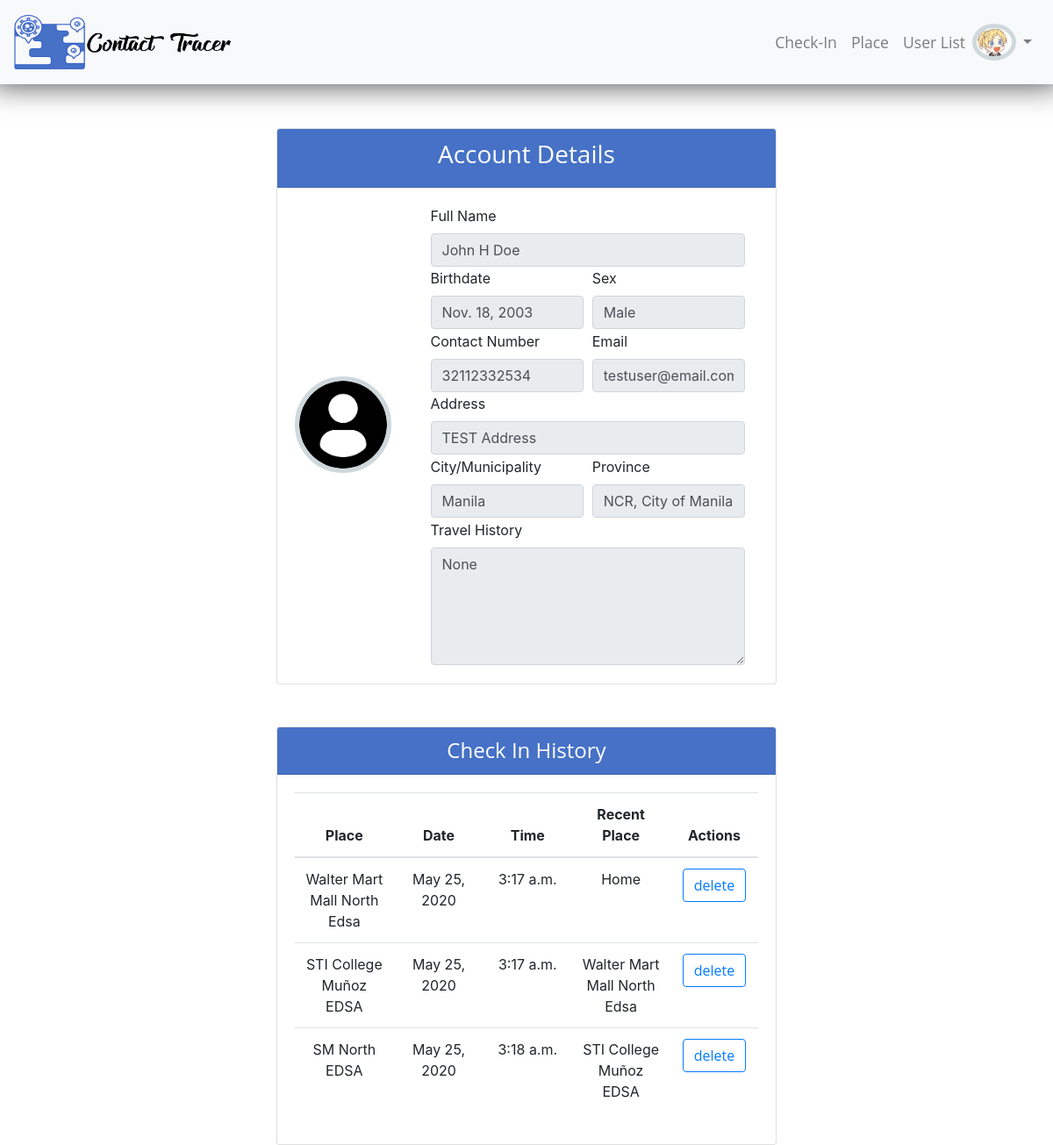
/user/2 (signed in), run on an earlier commit of the app's database.
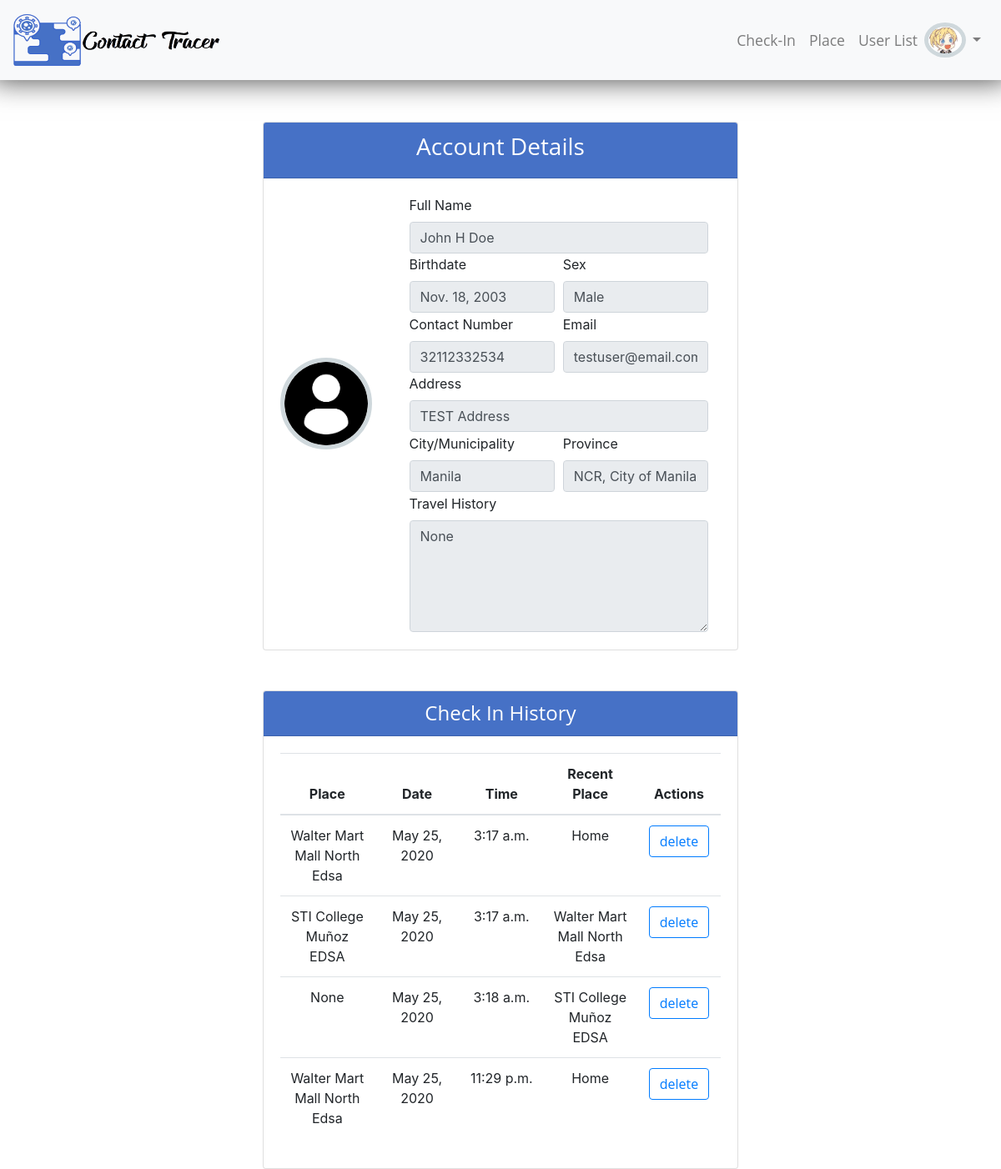
And on a later commit of the database.
### app/models.py (models this page shows, shortened)
class User(AbstractBaseUser, PermissionsMixin):
    email = models.EmailField(verbose_name='email address',max_length=255,unique=True,)
    date_joined = models.DateTimeField(('date joined'), auto_now_add=True)
    is_active = models.BooleanField(default=True)
    is_staff = models.BooleanField(default=False)
    is_superuser = models.BooleanField(default=False)
    sex_choices = (('Male', 'Male'),('Female', 'Female'),)
    first_name = models.CharField(('First Name'),max_length=255)
    middle_name = models.CharField(('Middle Name'),max_length=255,blank=True, null=True)
    last_name = models.CharField(('Last Name'),max_length=255)
    suffix = models.CharField(('Suffix'),max_length=255, blank=True)
    sex = models.CharField(('Sex'), max_length=10, choices=sex_choices)
    birthdate = models.DateField(('Birth date'), help_text='Format: yyyy-mm-dd', null=True)
    address = models.CharField(('Address'), max_length=255, blank=True, null=True, help_text='Apartment, suite, unit, building, floor, street, barangay')
    province = models.ForeignKey(Province, on_delete=models.SET_NULL, verbose_name='Province', null=True)
    city = models.ForeignKey(City, on_delete=models.SET_NULL, verbose_name='City/Municipality', null=True)
    contact_number = models.CharField(('Contact Number'), max_length=20)
    travel_history = models.CharField(('Travel History'), max_length=500, blank=True, null=True)
    image = models.ImageField(default="user.png", upload_to=profile_upload_path)
    USERNAME_FIELD = 'email'
    REQUIRED_FIELDS = []
    objects = UserManager()
    def full_name(self):
       full_name = '%s %s %s %s' % (self.first_name, self.middle_name, self.last_name, self.suffix)
       return full_name.strip()

class City(models.Model):
    province = models.ForeignKey(Province, on_delete=models.CASCADE)
    name = models.CharField(max_length=255)
    def __str__(self):
        name ='%s' % (self.name)
        return name.strip()
    class Meta:
        verbose_name_plural="Cities"

class Province(models.Model):
    name = models.CharField(max_length=255, null=True, blank=True)
    def __str__(self):
        name ='%s' % (self.name)
        return name.strip()
    verbose_name_plural="Province"

class CheckIn(models.Model):
    user = models.ForeignKey(settings.AUTH_USER_MODEL, on_delete=models.CASCADE, verbose_name="User")
    checkin_place = models.ForeignKey(Place, on_delete=models.SET_NULL, null=True, blank=True, related_name="now", )
    x = [('Home','Home'), ('Others','Others')]
    recent_place = models.CharField(("Recent place that have you been"),max_length=255, choices=x)
    recent_location = models.ForeignKey(Place, on_delete=models.SET_NULL, null=True, blank=True, related_name="recent", verbose_name="Please Select Place")
    date = models.DateField(auto_now_add=True)
    time = models.TimeField(auto_now_add=True)

class Place(models.Model):
    place = models.CharField(max_length=255)
    address = models.CharField(('Address'), max_length=255, blank=True, null=True, help_text='Apartment, suite, unit, building, floor, street, barangay')
    province = models.ForeignKey(Province, on_delete=models.CASCADE)
    city = models.ForeignKey(City, on_delete=models.CASCADE)
    image = models.ImageField(default="place.png",upload_to=place_upload_path)
    def __str__(self):
        return self.place

### app/decorators.py (the view)
    def wrapper_function(request, *args, **kwargs):
        group = None
        if group =='User':
            return redirect('place_create')
        else:
            return view_func(request, *args, **kwargs)

### app/views.py (called while the page is built)
@login_required(login_url='login')
@restricted_user
def UserDetailView(request,pk):
    data = User.objects.get(id=pk)
    data2 = CheckIn.objects.filter(user=data.id)
    context = {'data':data, 'data2':data2}
    return render(request, 'account/user_detail.html', context)

### app/Templates/account/user_detail.html (shortened to what this page needs)
{% extends 'base.html'%}
{% load static %}
{% load crispy_forms_tags%}
{% block content %}
<div class="col-md-6 mx-auto">
    <div class="card" id="profile">
        <div class="card-header">
            <h3 class="text-center">Account Details</h3>
        </div>
        <div class="card-body">
            <div class=row>
                <div class="mx-auto my-auto mb-5 text-center">
                    <img class="rounded-circle" src="{{data.image.url}}" alt="User Avatar" width="110">
                    <br><br>
                </div>
                <div class="col-lg-9">
                    <div class="col">
                        <div class="form-row">
                            <div class="form-group col-md-12">
                                <label for="feFirstName">Full Name</label>
                                <input type="text" class="form-control" value="{{data.full_name}}" readonly>
                            </div>
                        </div>
                        <div class="form-row">
                            <div class="form-group col-md-6">
                                <label>Birthdate</label>
                                <input class="form-control" value="{{data.birthdate}}" readonly>
                            </div>
                            <div class="form-group col-md-6">
                                <label>Sex</label>
                                <input class="form-control" value="{{data.sex}}" readonly>
                            </div>
                        </div>
                        <div class="form-row">
                            <div class="form-group col-md-6">
                                <label>Contact Number</label>
                                <input class="form-control" value="{{data.contact_number}}" readonly>
                            </div>
                            <div class="form-group col-md-6">
                                <label>Email</label>
                                <input class="form-control" value="{{data.email}}" readonly>
                            </div>
                        </div>
                        <div class="form-group">
                            <label>Address</label>
                            <input class="form-control" value="{{data.address}}" readonly>
                        </div>
                        <div class="form-row">
                            <div class="form-group col-md-6">
                                <label for="feInputCity">City/Municipality</label>
                                <input type="text" class="form-control" value="{{data.city}}" readonly>
                            </div>
                            <div class="form-group col-md-6">
                                <label for="feInputState">Province</label>
                                <input type="text" class="form-control" value="{{data.province}}" readonly>
                            </div>
                        </div>
                        <div class="form-group">
                            <label for="travel">Travel History</label>
                            <textarea class="form-control" id="travel" rows="5" readonly>{{data.travel_history}}</textarea>
                          </div>
                    </div>
                </div>
            </div>
        </div>
    </div>
</div>
<div class="col-md-6 mx-auto mt-5">
    <div class="card" id="">
        <div class="card-header text-center">
            <h4 class="my-auto">Check In History</h4>
        </div>
        <div class="card-body">
            <table class="table table-responsive-md" id="checkinlist">
                <thead>
                    <tr>
                        <th scope="col" class="text-center">Place</th>
                        <th scope="col" class="text-center">Date</th>
                        <th scope="col" class="text-center">Time</th>
                        <th scope="col" class="text-center">Recent Place</th>
                        <th scope="col" class="text-center">Actions</th>
                    </tr>
                </thead>
                <tbody>
                    {% for i in data2 %}
                    <tr>
                        <td class="text-center">{{i.checkin_place}}</td>
                        <td class="text-center">{{i.date}}</td>
                        <td class="text-center">{{i.time}}</td>
                        {% if i.recent_place == 'Others'%}
                        <td class="text-center">{{i.recent_location}}</td>
                        {% else %}
                        <td class="text-center">{{i.recent_place}}</td>
                        {% endif %}
                        <td class="text-center">
                            <a class="btn btn-outline-primary" href="{% url 'usercheckin_delete' i.id %}" role="button">delete</a>
                        </td>
                    </tr>
                    {% endfor %}
                </tbody>
            </table>
        </div>
    </div>
</div>
{% endblock %}

### app/Templates/base.html (shortened to what this page needs)
{% load static %}
<!DOCTYPE html>
<html lang="en">
<head>
    <link   rel="stylesheet"
            href="{% static 'bootstrap/css/bootstrap.min.css'%}">
    <link   href="https://cdn.jsdelivr.net/npm/select2@4.1.0-beta.1/dist/css/select2.min.css"
            rel="stylesheet" />
    <link   rel="stylesheet"
            href="{% static 'css/style.css'%}">
</head>
<body>
    {% include 'navbar.html'%}
    {%block content%}
    {% endblock %}
    <link href="https://unpkg.com/gijgo@1.9.13/css/gijgo.min.css"
          rel="stylesheet" type="text/css"/>
</body>
</html>

### app/Templates/navbar.html (shortened to what this page needs)
{% load static %}
<header>
    <nav class="navbar navbar-expand-lg navbar-light bg-light" id="navbar">
        <a class="navbar-brand" href="">
            <img src="{% static 'images/logo.png' %}" width="250" height="70" class="d-inline-block align-top" alt="">
        </a>
        <div class="collapse navbar-collapse" id="navbarNavDropdown">
            {% if user.is_authenticated %}
            <ul class="navbar-nav">
                <li class="nav-item ">
                    <a class="nav-link" href="{% url 'checkin' %}">Check-In<span class="sr-only">(current)</span></a>
                </li>
                {% if request.user.groups.all.0.name == "Admin"%}
                    <li class="nav-item ">
                        <a class="nav-link" href="{% url 'place_create'%}">Place<span class="sr-only">(current)</span></a>
                    </li>
                    <li class="nav-item ">
                        <a class="nav-link" href="{% url 'user_list'%}">User List<span class="sr-only">(current)</span></a>
                    </li>
                {% endif %}
                <img class="rounded-circle mx-auto" src="{{request.user.image.url}}" alt="User Avatar" id="nav_profile" width="50px">
                <li class="nav-item dropdown" id="profile_link">
                    <a class="nav-link dropdown-toggle" href="#" id="navbarDropdown" role="button" data-toggle="dropdown" aria-haspopup="true" aria-expanded="false"></a>
                </li>
            </ul>
            {% endif %}
        </div>
    </nav>
</header>

### static/css/style.css (style rules this page uses)
a, p, h1, h2, h3 , h4 ,h5, h6 { font-family: "Open Sans", sans-serif; }
a.nav-link { font-size: 1.1rem; color: black; text-align: center; }
nav#navbar { box-shadow: 0px -10px 33px 10px rgba(0,0,0,0.75); margin-bottom: 50px; }
.form-group { margin-bottom: .1rem!important; }
.card-header { color: white; background: #4671c6; }
img.rounded-circle { border: 5px solid #cfd8dc; }
td.text-center { min-width: 100px; }

What changed in the data, as far as the page shows it:
changed CheckIn: checkin_place "SM North EDSA" → "None"
added CheckIn: checkin_place "Walter Mart Mall North Edsa", date "May 25, 2020", time "11:29 p.m.", recent_place "Home"
